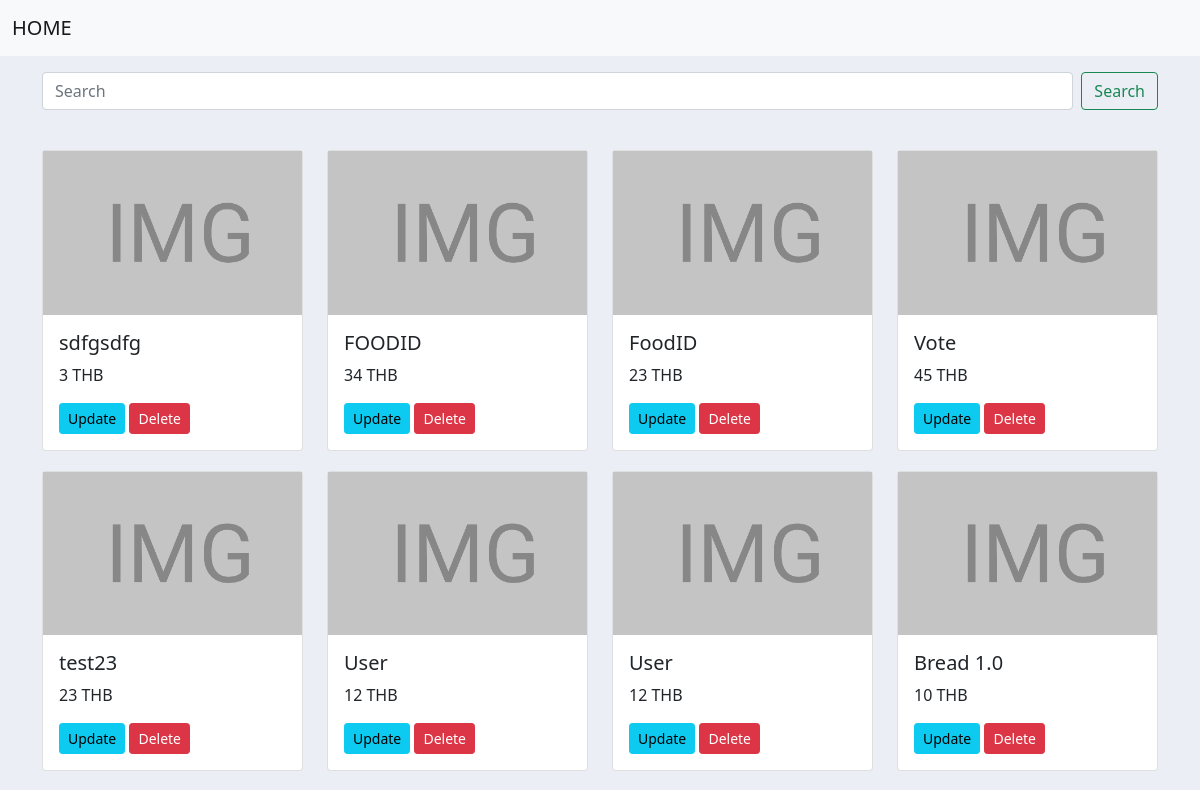
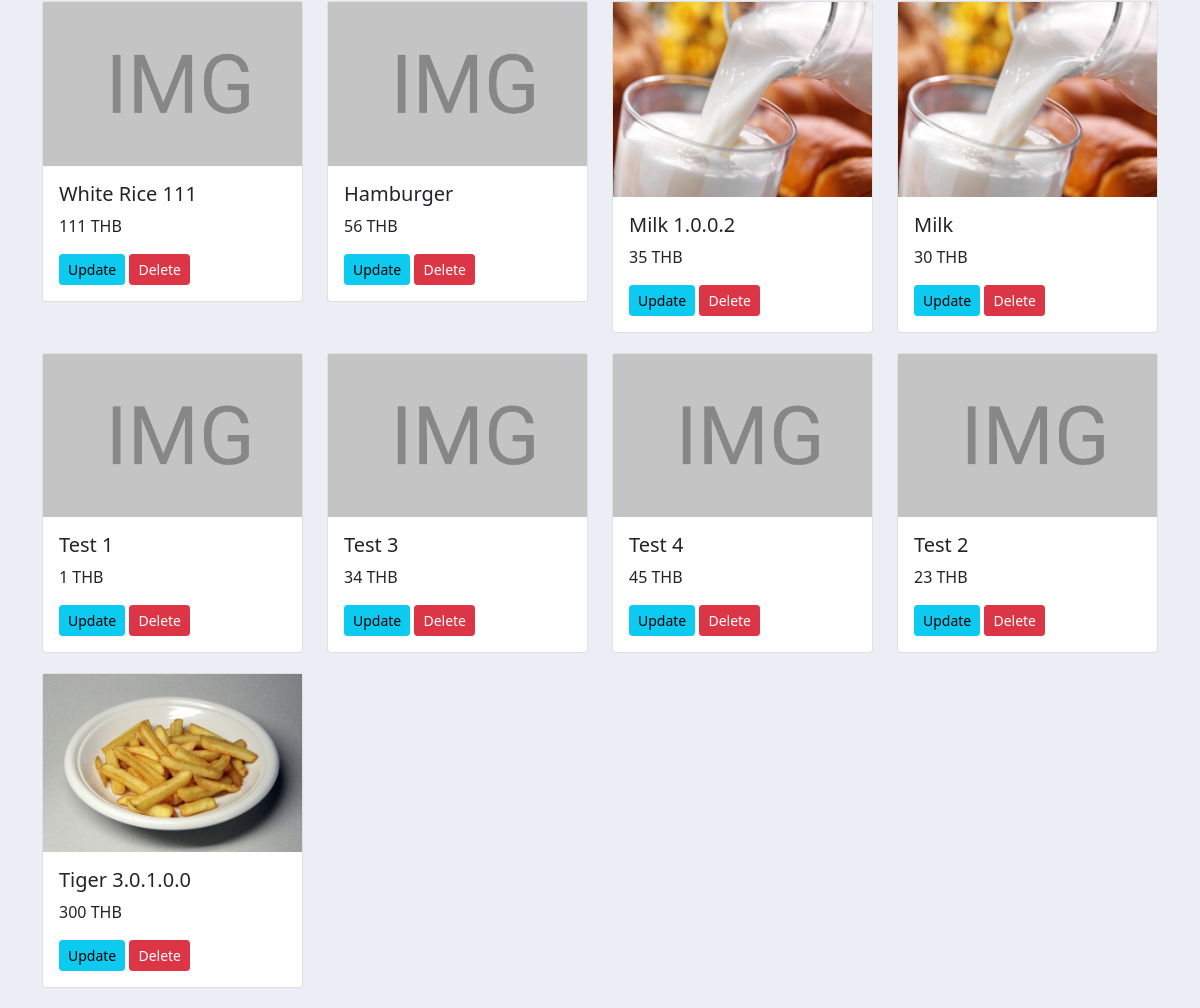
Before: /dashboard/viewallfood/ with the older database file (2 pictures, top to bottom).
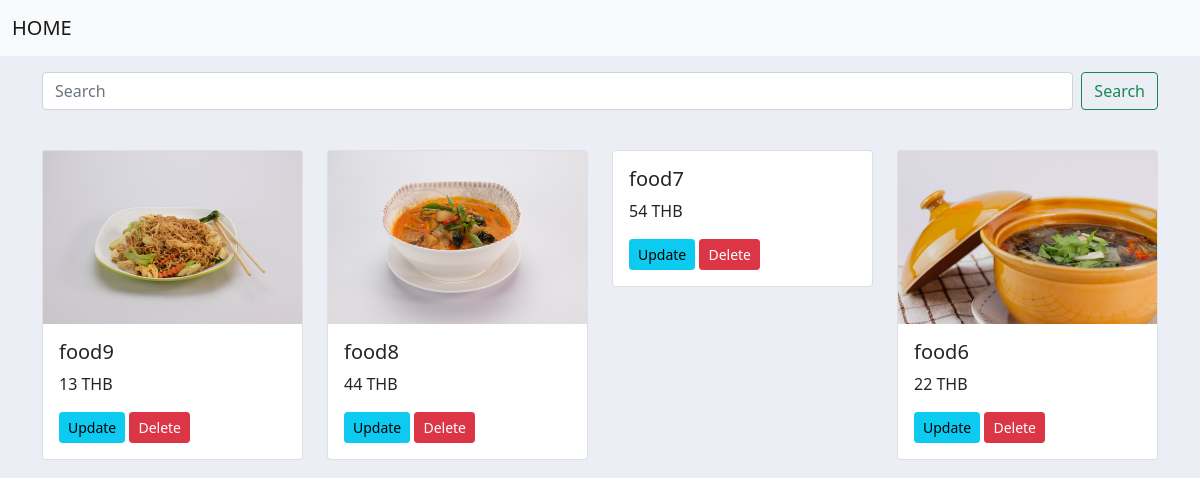
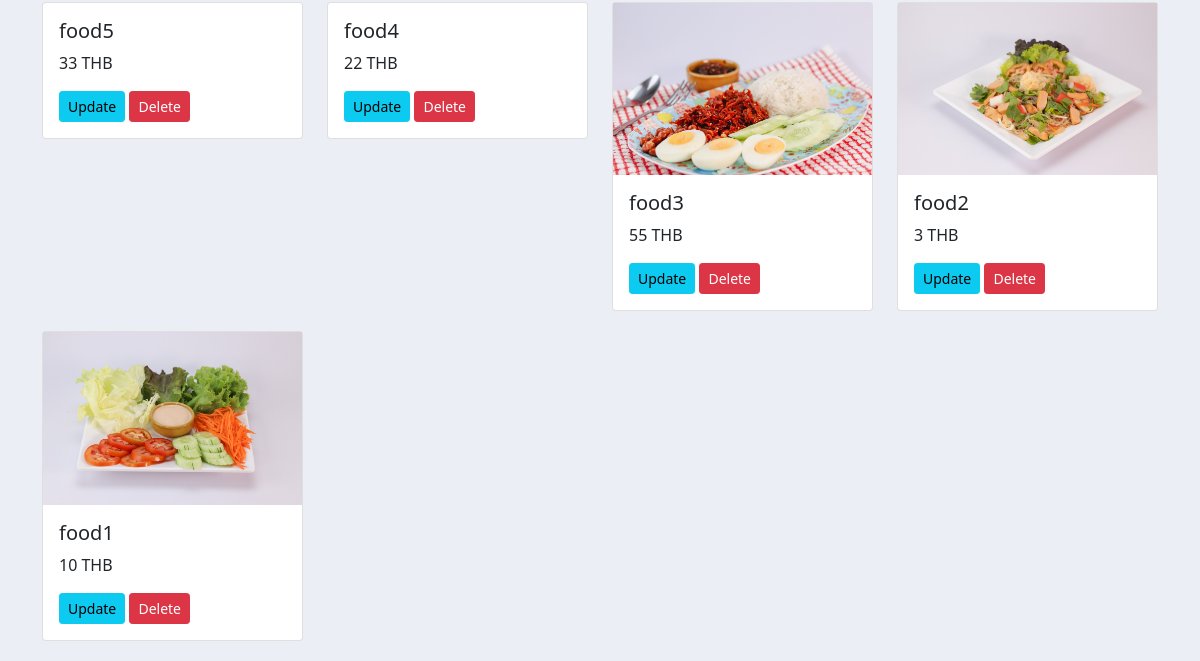
After: the same page with the newer database file (2 pictures, top to bottom).
### dashboard/models.py (models this page shows, shortened)
class Food(models.Model):
    DAYS = (
        ('Sunday', 'Sunday'),
        ('Monday', 'Monday'),
        ('Tuesday', 'Tuesday'),
        ('Wednesday', 'Wednesday'),
        ('Thursday', 'Thursday'),
        ('Friday', 'Friday'),
        ('Saturday', 'Saturday'),
    )
    foodId = models.AutoField(primary_key=True)
    foodImage = models.ImageField(upload_to='images/', null=True, blank=True)
    foodName = models.CharField(max_length=100)
    foodAddDate = models.DateTimeField(null=True, blank=True, auto_now=True)
    foodPrice = models.IntegerField(default=0)
    foodAvailableDay = models.CharField(max_length=20, choices=DAYS, null=True, blank=True)

### dashboard/views.py (the view)
# urls.py: path('viewallfood/', views.ViewAllFood.as_view(), name='viewallfood'),
class ViewAllFood(generic.ListView):
    model = Food
    template_name = 'dashboard/allFood.html'
    context_object_name = 'foods'
    def get_queryset(self):
        return Food.objects.all().order_by('-foodAddDate')

### dashboard/templates/dashboard/allFood.html (shortened to what this page needs)
{% extends "dashboard/base.html" %}
{% load static %}
{% block main %}
<div class="container">
  <form class="d-flex">
    <input class="form-control me-2" type="search" placeholder="Search" aria-label="Search">
    <button class="btn btn-outline-success" type="submit">Search</button>
  </form>
  <p>
    <br>
  </p>
    <div class="row">
        {% for food in foods %}
        <div class="col-sm-3">
            <div class="card" style="width: 100%; margin-bottom: 20px;">
                {% if food.foodImage %}
                <img src="{{ food.foodImage.url }}" alt="">
                {% else %}
                <img src="{% static 'dashboard/img/food_profile.png' %}" alt="" style="width: 100%;">
                {% endif %}
                <div class="card-body">
                  <h5 class="card-title">{{ food.foodName }}</h5>
                  <p class="card-text">{{ food.foodPrice }} THB</p>
                  <a class="btn btn-sm btn-info" href="{% url 'dashboard:editfood' food.foodId %}">Update</a>
                  <a class="btn btn-sm btn-danger" href="{% url 'dashboard:delete' food.foodId %}">Delete</a>
                </div>
              </div>
        </div>
        {% empty %}
        <p>No Food added yet</p>
        {% endfor %}
      </div>
  </div>
{% endblock %}

### dashboard/templates/dashboard/base.html (shortened to what this page needs)
{% load static %}
<!DOCTYPE html>
<html lang="en">
<head>
    <link href="https://cdn.jsdelivr.net/npm/bootstrap@5.0.1/dist/css/bootstrap.min.css" rel="stylesheet">
    <link rel="stylesheet" href="{% static 'dashboard/css/main.css' %}">
</head>
<body>
    <nav class="navbar navbar-expand-lg navbar-light bg-light ">
        <div class="container-fluid">
          <a class="navbar-brand" href="{% url 'dashboard:index' %}">HOME</a>
        </div>
      </nav>
    {% block main %}
    {% endblock %}
</body>
</html>

### dashboard/static/dashboard/css/main.css (style rules this page uses)
body { background-color: #ebeff5; }

Changed rows visible on the page:
removed Food: foodName "sdfgsdfg", foodPrice "3"
removed Food: foodName "FOODID", foodPrice "34"
removed Food: foodName "FoodID", foodPrice "23"
removed Food: foodName "Vote", foodPrice "45"
removed Food: foodName "test23", foodPrice "23"
removed Food: foodName "User", foodPrice "12"
removed Food: foodName "User", foodPrice "12"
removed Food: foodName "Bread 1.0", foodPrice "10"
removed Food: foodName "White Rice 111", foodPrice "111"
removed Food: foodName "Hamburger", foodPrice "56"
removed Food: foodImage (picture), foodName "Milk 1.0.0.2", foodPrice "35"
removed Food: foodImage (picture), foodName "Milk", foodPrice "30"
removed Food: foodName "Test 1", foodPrice "1"
removed Food: foodName "Test 3", foodPrice "34"
removed Food: foodName "Test 4", foodPrice "45"
removed Food: foodName "Test 2", foodPrice "23"
removed Food: foodImage (picture), foodName "Tiger 3.0.1.0.0", foodPrice "300"
added Food: foodImage (picture), foodName "food9", foodPrice "13"
added Food: foodImage (picture), foodName "food8", foodPrice "44"
added Food: foodName "food7", foodPrice "54"
added Food: foodImage (picture), foodName "food6", foodPrice "22"
added Food: foodName "food5", foodPrice "33"
added Food: foodName "food4", foodPrice "22"
added Food: foodImage (picture), foodName "food3", foodPrice "55"
added Food: foodImage (picture), foodName "food2", foodPrice "3"
added Food: foodImage (picture), foodName "food1", foodPrice "10"
